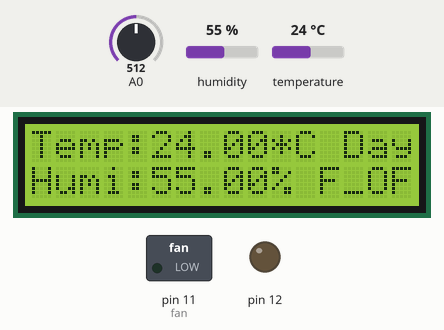
Recording of a sketch running on a simulated Arduino Uno, built with avr-gcc and run on an emulated ATmega328P. On the bench: 16×2 character LCD, switched loads named in the sketch (green lamp = pin HIGH), output pins drawn as LEDs (lit = HIGH). The inputs (shaded band) are chosen by the test bench; at power-on: temperature 24 °C, A0 = 512, humidity 55 %. What the sketch prints to the serial monitor is not drawn.

Above: at 1.2 s.
1.3 s: temperature set to 29.4 °C
At 3.0 s:
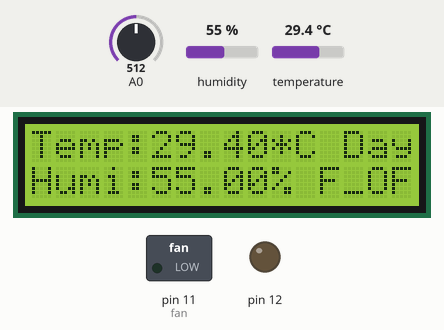
3.6 s: temperature set to 30.4 °C
At 4.9 s:
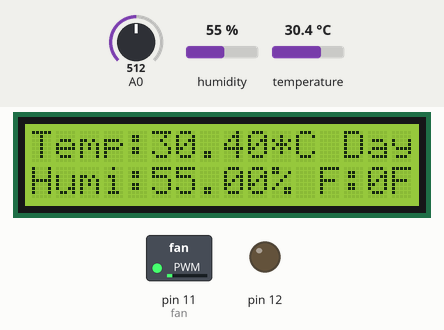
5.7 s: A0 set to 16
7.5 s: A0 set to 13
At 9.6 s:
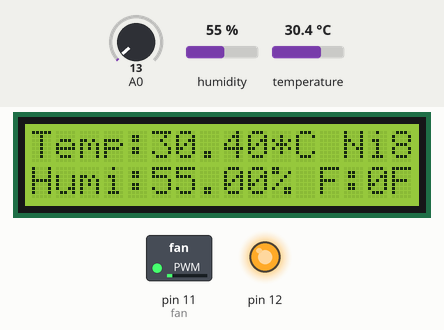
9.9 s: temperature set to 41 °C
At 11.6 s:
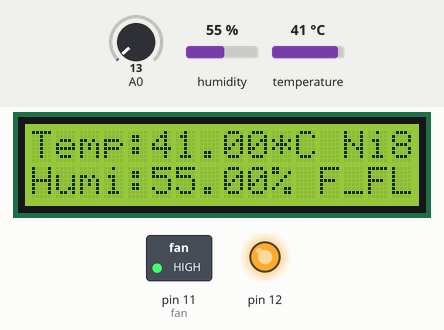
11.9 s: A0 set to 40
At 13.0 s:
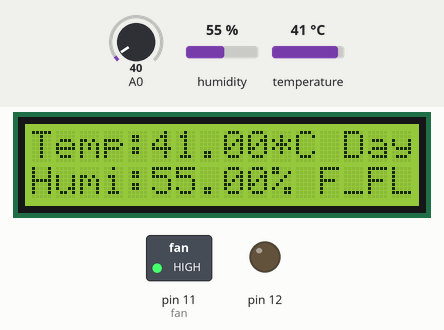
Timing chart, 0 to 14.9 s (numbered marks = the images above; inputs shaded):
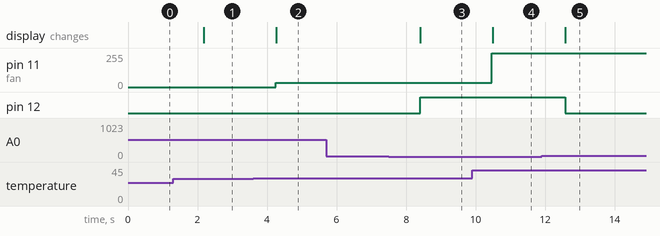

Measured:
- the behaviour switches between 29.9 and 30 °C on temperature (found by bisection; images 1 and 2)
- the behaviour switches between 15 and 14 on A0 (found by bisection; images 2 and 3)
- after the input at 1.3 s, the display: changes after 0.88 s (image 1)
- after the input at 3.6 s, pin 11 (fan): 0/255 → 32/255 after 0.65 s; the display: changes after 0.66 s (image 2)
- after the input at 5.7 s, every drawn part: stays the same
- after the input at 7.5 s, pin 12: LOW → HIGH after 0.90 s; the display: changes after 0.90 s (image 3)
- after the input at 9.9 s, pin 11 (fan): 32/255 → 255/255 after 0.57 s; the display: changes after 0.58 s (image 4)
- after the input at 11.9 s, pin 12: HIGH → LOW after 0.67 s; the display: changes after 0.67 s (image 5)

The sketch:

Final_project.ino
```cpp
#include <LiquidCrystal.h>
#include <SimpleDHT.h>

#define fan     11
#define tempMin 30
#define tempMax 40
#define humMin  70
#define humMax  80

int fanLCD;
int fanSpeed;
int pinDHT22 = 8;
SimpleDHT22 dht22(pinDHT22);

const int rs=7, en=6, d4=5, d5=4, d6=3, d7=2;
LiquidCrystal lcd(rs, en, d4, d5, d6, d7);

void setup() {
  lcd.begin(16,2);
  Serial.begin(9600);
  pinMode(11,OUTPUT);
  pinMode(12,OUTPUT);
}

void loop() {
  // start working...
  Serial.println("=================================");
  Serial.println("Ronok(T,H,F,L)...");

  float temperature = 0;
  float humidity = 0;
  int err = SimpleDHTErrSuccess;
  if ((err = dht22.read2(&temperature, &humidity, NULL)) != SimpleDHTErrSuccess) {
    Serial.print("Read DHT22 failed, err="); Serial.println(err);delay(2000);
    return;
  }

  Serial.print("Data: ");
  Serial.print((float)temperature); Serial.print(" *C, ");
  Serial.print((float)humidity); Serial.println(" RH%");

  //delay(1000);

  lcd.setCursor(0,0);
  lcd.print("Temp:");
  lcd.print(temperature);
  lcd.print("*C ");
  lcd.setCursor(0,1);
  lcd.print("Humi:");
  lcd.print(humidity);
  lcd.print("%");

 if(temperature>=tempMin && temperature<=tempMax)
 {
  fanSpeed = map(temperature,tempMin,tempMax,32,255);
  fanLCD = map(temperature,tempMin,tempMax,0,100);
  analogWrite(fan,fanSpeed);
  lcd.setCursor(12,1);
  lcd.print("F:");
  lcd.print(fanLCD);
  Serial.print("Fan: ");
  Serial.print(fanLCD);
  Serial.print("%, ");
 }
  if(temperature<tempMin)
    {
    digitalWrite(11,LOW);
    lcd.setCursor(12,1);
    lcd.print("F_OF");
    Serial.print("Fan: F_OFF, ");
   }
  if(temperature>tempMax)
   { digitalWrite(11,HIGH);
    lcd.setCursor(12,1);
    lcd.print("F_FL");
    Serial.print("Fan: Full speed, ");
  }

    int sensorValue = analogRead(A0);
    Serial.print("LDR: ");Serial.println(sensorValue);

    if(sensorValue<15)
    {
      digitalWrite(12,HIGH);
      lcd.setCursor(13,0);
      lcd.print("Ni8");
    }else{
      digitalWrite(12,LOW);
      lcd.setCursor(13,0);
      lcd.print("Day");
    }
    delay(1000);
  }
```
